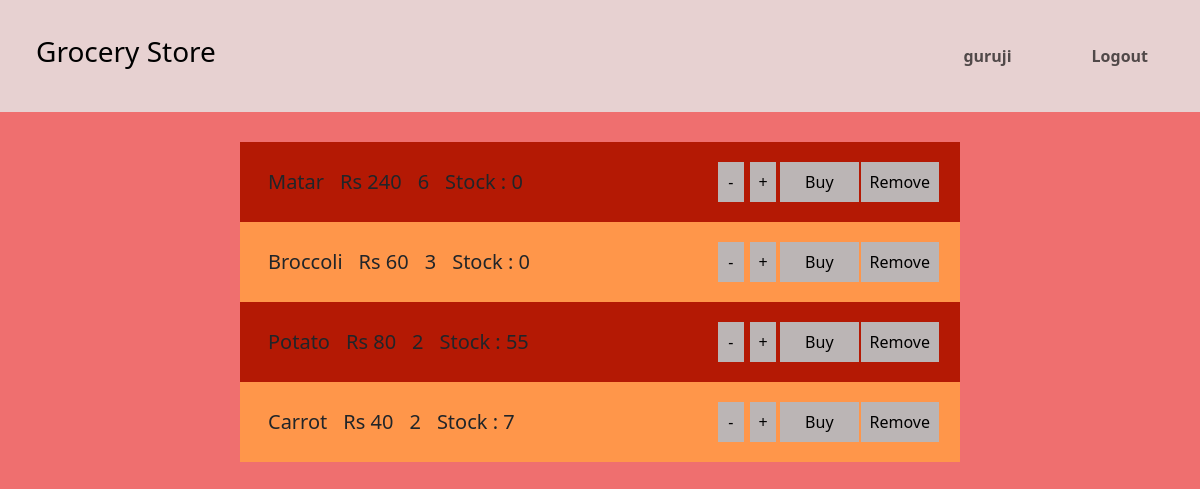
The page /user/user_cart (signed in) on the database its author committed.
### User_model.py (models this page shows, shortened)
class Users(db.Model):
    user_id = db.Column(db.Integer(), primary_key=True, unique=True)
    user_name = db.Column(db.String(50), nullable=False, unique=True)
    user_password = db.Column(db.String(40), nullable=False)
    user_wallet = db.Column(db.Integer(), nullable=False)
    __table_args__ = (
        db.UniqueConstraint('user_name', 'user_password',
                            name='uq_user_username_password'),
    )
    Users_in_carts = db.relationship(
        'Cart', backref='cart_user')

class Product(db.Model):
    product_id = db.Column(db.Integer(), primary_key=True,
                           unique=True, nullable=False)
    product_name = db.Column(
        db.String(60), nullable=False)  # like basmati rice
    img_file = db.Column(
        db.String(100),  nullable=False, default='default_product.jpg')
    product_desc = db.Column(db.Text(), nullable=False)
    product_stock = db.Column(
        db.Integer(), nullable=False)  # 10 ~ pack available
    product_mfg = db.Column(db.Date(), nullable=False)  # 2023-5-24
    product_exp = db.Column(db.Date(), nullable=False)  # 2023-5-30
    product_price = db.Column(
        db.Integer(), nullable=False)  # 100 ~ 100Rs per pack
    product_pack_details = db.Column(db.String(20), nullable=False)
    product_category_id = db.Column(
        db.Integer(), db.ForeignKey('category.category_id'), nullable=True, unique=False )
    product_cart = db.relationship(
        'Cart', backref='cart_product')

### app.py (the view, shortened to what this page needs)
@app.route('/user/user_cart', methods=['GET', 'POST'])
def user_cart():
    if not login_status():
        return redirect(url_for('user_login'))
    username = session['username']
    carts = Cart.query.all()
    user_id = Users.query.filter_by(user_name=username).first().user_id
    cart_product = {}
    for cart in carts :
        if cart.cart_user_id == user_id:  # user_id is 1 here will change
            p_name = Product.query.filter_by(
                product_id=cart.product_id).first().product_name
            p_price = Product.query.filter_by(
                product_id=cart.product_id).first().product_price
            p_details = Product.query.filter_by(
                product_id=cart.product_id).first().product_pack_details
            p_category_id = Product.query.filter_by(
                product_id=cart.product_id).first().product_category_id
            p_stock = Product.query.filter_by(
                product_id=cart.product_id).first().product_stock
            qty = cart.no_of_items
            cart_product[p_name] = [
                int(p_price)*int(qty), qty, p_details, cart.cart_id, p_price, p_category_id, p_stock, cart.product_id]
    return render_template('user_cart.html', user_name=username, user_cart=cart_product)

### app.py (called while the page is built)
def login_status():
    username = session.get('username')
    if username is not None:  # Check for presence of 'username'
        return True
    else:
        return False

### templates/user_cart.html (shortened to what this page needs)
<!DOCTYPE html>
<html lang="en">
<head>
  <link href="https://cdn.jsdelivr.net/npm/bootstrap@5.3.0-alpha3/dist/css/bootstrap.min.css" rel="stylesheet"
>
</head>
<body>
  <nav class="navbar navbar-expand-lg navbar-light" style="width: 100%;padding: 30px 0px">
    <div class="container-fluid">
      <a class="navbar-brand ms-4" href="{{ url_for('user') }}">
        <h3>Grocery Store</h3>
      </a>
      <div class="collapse navbar-collapse" id="navbarNav">
        <ul class="navbar-nav ms-auto">
          <li class=" mx-3">
            <a class="nav-link mx-3" href="#"><strong>{{user_name}}</strong></a>
          </li>
          <li class=" mx-3">
            <a class="nav-link mx-3" href="{{ url_for('logout') }}"><strong>Logout</strong></a>
          </li>
        </ul>
      </div>
    </div>
  </nav>
  <div class="container cart-box">
    {% for key,value in user_cart.items() %}
    <div class="carts container-fluid d-flex flex-row justify-content-between">
      <div class="container-fluid d-flex flex-row justify-content-start text-align p-0" style="width: 80%; ">
        <h5 class="m-2">{{ key }}</h5>
        <h5 class="m-2">Rs {{ value[0] }}</h5>
        <h5 class="m-2">{{ value[1] }}</h5>
        <h5 class="m-2"> Stock : {{ value[-2] }}</h5>
      </div>
      <div class="container-fluid d-flex flex-row justify-content-end p-0" style="width: 50%;">
        <form action="/incri_decri" method="post" class="form-box-small" display: inline;">
          <button type="submit" class="buttom smallbtn">-</button>
        </form>
        <form action="/incri_decri" method="post" class="form-box-small" style="display: inline;">
          <button type="submit" class="buttom smallbtn">+</button>
        </form>
        <form action="/remove_buy" method="post" class="form-box" style="display: inline;">
          <button type="submit" class="buttom">Buy</button>
        </form>
        <form action="/remove_buy" method="post" class="form-box" style="display: inline;">
          <button type="submit" class="buttom">Remove</button>
        </form>
      </div>
    </div>
    {% endfor %}
  </div>
</body>
</html>

### templates/user_cart.html (style rules this page uses)
.navbar { width: 100%; background-color: #e7d1d1; }
body { background-color: #EF6F6F; height: auto; }
.cart-box { background-color: white; width: 60%; height: auto; max-height: 450px; margin-top: 30px; overflow-y: scroll; padding: 0; }
.carts { margin: 0; height: auto; padding: 20px; }
.carts:nth-child(2n) { background-color: #FF964A; }
.carts:nth-child(2n+1) { background-color: #B41904; }
.form-box-small { width: 10%; height: 100%; background-color: #BBB5B5; margin: 0px 3px; }
.form-box { width: 30%; height: 100%; background-color: #BBB5B5; margin: 0px 1px; }
.buttom { height: 100%; margin: 0px; width: 100%; color: black; height: 100%; margin: 0; border: 0px solid transparent; background-color: transparent; }

### rows shown on the page
Users: user_name "guruji"
Product: product_name "Matar", value "240", value "6", product_stock "0"
Product: product_name "Broccoli", value "60", value "3", product_stock "0"
Product: product_name "Potato", value "80", value "2", product_stock "55"
Product: product_name "Carrot", value "40", product_category "2", product_stock "7"
